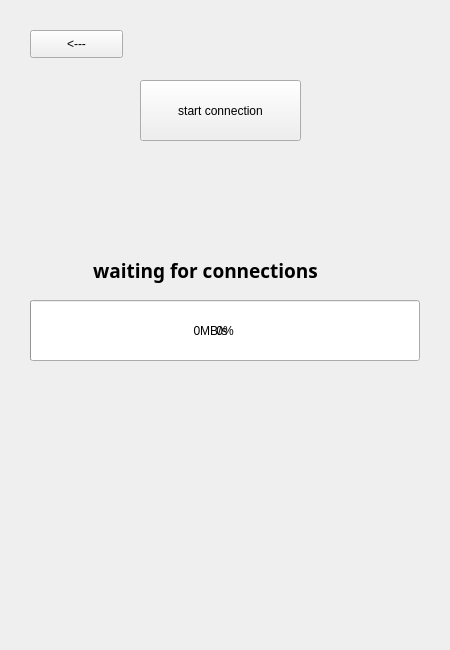
<?xml version="1.0" encoding="UTF-8"?>
<ui version="4.0">
 <class>MainWindow</class>
 <widget class="QMainWindow" name="MainWindow">
  <property name="geometry">
   <rect>
    <x>0</x>
    <y>0</y>
    <width>450</width>
    <height>650</height>
   </rect>
  </property>
  <property name="minimumSize">
   <size>
    <width>450</width>
    <height>650</height>
   </size>
  </property>
  <property name="maximumSize">
   <size>
    <width>450</width>
    <height>650</height>
   </size>
  </property>
  <property name="windowTitle">
   <string>MainWindow</string>
  </property>
  <widget class="QWidget" name="centralwidget">
   <widget class="QStackedWidget" name="stackedWidget">
    <property name="geometry">
     <rect>
      <x>0</x>
      <y>0</y>
      <width>450</width>
      <height>650</height>
     </rect>
    </property>
    <property name="minimumSize">
     <size>
      <width>450</width>
      <height>650</height>
     </size>
    </property>
    <property name="maximumSize">
     <size>
      <width>450</width>
      <height>650</height>
     </size>
    </property>
    <property name="currentIndex">
     <number>3</number>
    </property>
    <widget class="QWidget" name="startpage">
     <property name="styleSheet">
      <string notr="true">background-color: rgb(0, 72, 218);</string>
     </property>
     <widget class="QPushButton" name="sendbutton">
      <property name="geometry">
       <rect>
        <x>140</x>
        <y>190</y>
        <width>180</width>
        <height>65</height>
       </rect>
      </property>
      <property name="font">
       <font>
        <family>Franklin Gothic Demi</family>
        <pointsize>16</pointsize>
        <weight>50</weight>
        <bold>false</bold>
       </font>
      </property>
      <property name="styleSheet">
       <string notr="true">background-color: rgb(234, 234, 234);</string>
      </property>
      <property name="text">
       <string>SEND</string>
      </property>
     </widget>
     <widget class="QPushButton" name="receivebutton">
      <property name="geometry">
       <rect>
        <x>140</x>
        <y>340</y>
        <width>180</width>
        <height>65</height>
       </rect>
      </property>
      <property name="font">
       <font>
        <family>Franklin Gothic Demi</family>
        <pointsize>16</pointsize>
       </font>
      </property>
      <property name="styleSheet">
       <string notr="true">background-color: rgb(234, 234, 234);</string>
      </property>
      <property name="text">
       <string>RECEIVE</string>
      </property>
     </widget>
    </widget>
    <widget class="QWidget" name="sender_progression_page">
     <widget class="QPushButton" name="sender_select_file_button">
      <property name="geometry">
       <rect>
        <x>160</x>
        <y>60</y>
        <width>121</width>
        <height>51</height>
       </rect>
      </property>
      <property name="text">
       <string>select file</string>
      </property>
     </widget>
     <widget class="QProgressBar" name="sender_progress_bar">
      <property name="geometry">
       <rect>
        <x>30</x>
        <y>250</y>
        <width>391</width>
        <height>61</height>
       </rect>
      </property>
      <property name="value">
       <number>0</number>
      </property>
     </widget>
     <widget class="QLabel" name="sender_speed_label">
      <property name="geometry">
       <rect>
        <x>170</x>
        <y>260</y>
        <width>71</width>
        <height>41</height>
       </rect>
      </property>
      <property name="text">
       <string>0MB/s</string>
      </property>
      <property name="alignment">
       <set>Qt::AlignCenter</set>
      </property>
     </widget>
     <widget class="QLabel" name="sender_connected_to_device_label">
      <property name="geometry">
       <rect>
        <x>20</x>
        <y>140</y>
        <width>131</width>
        <height>31</height>
       </rect>
      </property>
      <property name="text">
       <string>connected to devcie</string>
      </property>
     </widget>
     <widget class="QLabel" name="sender_receiver_label">
      <property name="geometry">
       <rect>
        <x>20</x>
        <y>170</y>
        <width>411</width>
        <height>31</height>
       </rect>
      </property>
      <property name="text">
       <string>None</string>
      </property>
     </widget>
    </widget>
    <widget class="QWidget" name="sendpage">
     <widget class="QPushButton" name="sender_backbutton">
      <property name="geometry">
       <rect>
        <x>30</x>
        <y>30</y>
        <width>93</width>
        <height>28</height>
       </rect>
      </property>
      <property name="text">
       <string>&lt;---</string>
      </property>
     </widget>
     <widget class="QPushButton" name="sender_scan_button">
      <property name="geometry">
       <rect>
        <x>170</x>
        <y>120</y>
        <width>111</width>
        <height>51</height>
       </rect>
      </property>
      <property name="text">
       <string>scan</string>
      </property>
     </widget>
     <widget class="QLabel" name="sender_scan_for_devices_label">
      <property name="geometry">
       <rect>
        <x>70</x>
        <y>170</y>
        <width>311</width>
        <height>111</height>
       </rect>
      </property>
      <property name="font">
       <font>
        <family>Rockwell Extra Bold</family>
        <pointsize>14</pointsize>
        <weight>75</weight>
        <bold>true</bold>
       </font>
      </property>
      <property name="text">
       <string>scanning for devices</string>
      </property>
      <property name="alignment">
       <set>Qt::AlignCenter</set>
      </property>
     </widget>
     <widget class="QListWidget" name="sender_listWidget">
      <property name="geometry">
       <rect>
        <x>90</x>
        <y>350</y>
        <width>256</width>
        <height>192</height>
       </rect>
      </property>
     </widget>
    </widget>
    <widget class="QWidget" name="receivepage">
     <widget class="QPushButton" name="receiver_backbutton">
      <property name="geometry">
       <rect>
        <x>30</x>
        <y>30</y>
        <width>93</width>
        <height>28</height>
       </rect>
      </property>
      <property name="text">
       <string>&lt;---</string>
      </property>
     </widget>
     <widget class="QLabel" name="receiver_waiting_for_connections_label">
      <property name="geometry">
       <rect>
        <x>-10</x>
        <y>240</y>
        <width>431</width>
        <height>61</height>
       </rect>
      </property>
      <property name="font">
       <font>
        <family>Rockwell Extra Bold</family>
        <pointsize>14</pointsize>
        <weight>75</weight>
        <bold>true</bold>
       </font>
      </property>
      <property name="text">
       <string>waiting for connections</string>
      </property>
      <property name="alignment">
       <set>Qt::AlignCenter</set>
      </property>
     </widget>
     <widget class="QPushButton" name="receiver_start_connection_button">
      <property name="geometry">
       <rect>
        <x>140</x>
        <y>80</y>
        <width>161</width>
        <height>61</height>
       </rect>
      </property>
      <property name="text">
       <string>start connection</string>
      </property>
     </widget>
     <widget class="QProgressBar" name="receiver_progress_bar">
      <property name="geometry">
       <rect>
        <x>30</x>
        <y>300</y>
        <width>390</width>
        <height>61</height>
       </rect>
      </property>
      <property name="value">
       <number>0</number>
      </property>
     </widget>
     <widget class="QLabel" name="receiver_speed_label">
      <property name="geometry">
       <rect>
        <x>160</x>
        <y>310</y>
        <width>101</width>
        <height>41</height>
       </rect>
      </property>
      <property name="text">
       <string>0MB/s</string>
      </property>
      <property name="alignment">
       <set>Qt::AlignCenter</set>
      </property>
     </widget>
    </widget>
   </widget>
  </widget>
 </widget>
 <resources/>
 <connections/>
</ui>
